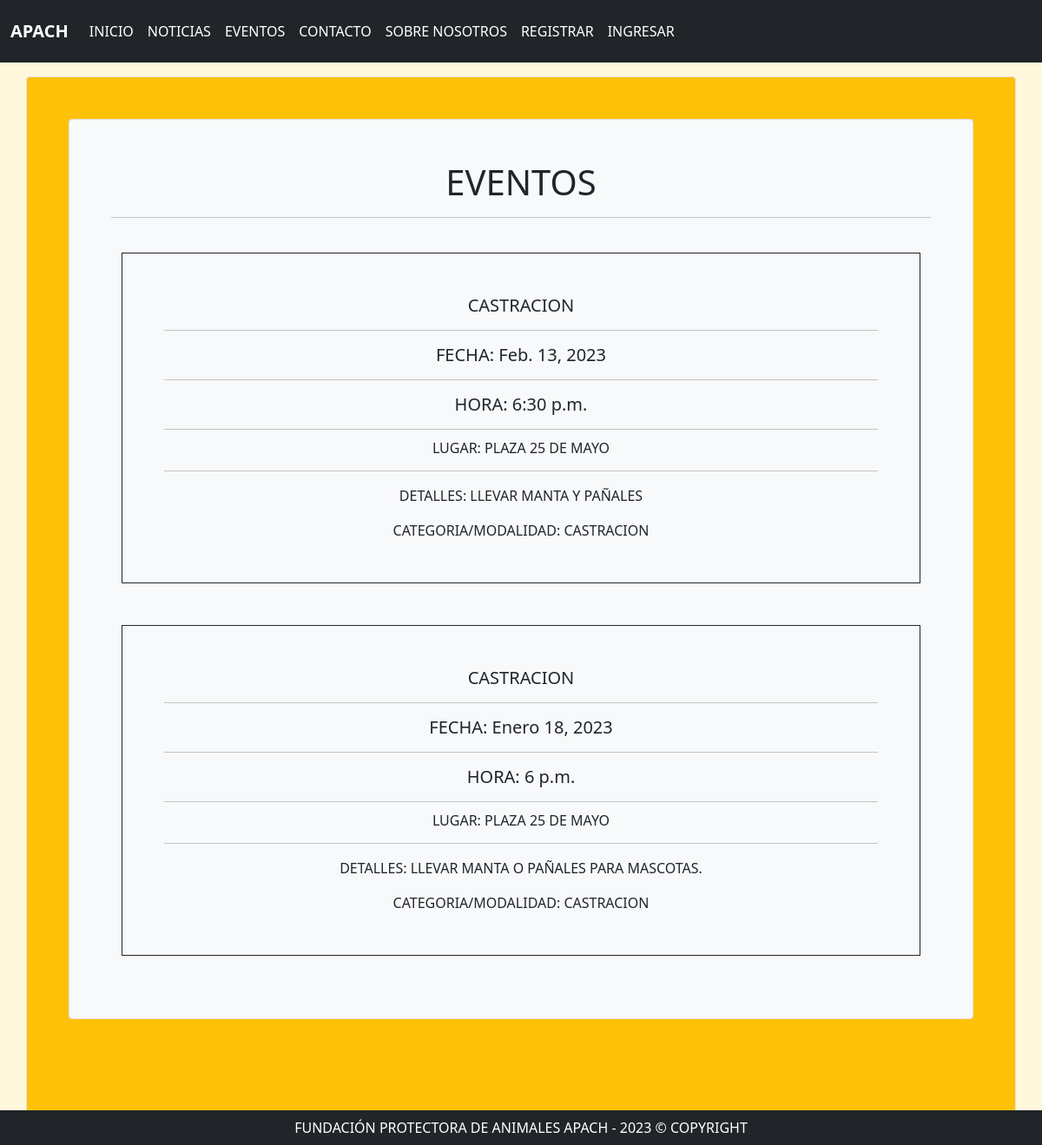
/eventos/listado/, run on the app's committed database.
### aplicaciones/eventos/models.py (models this page shows, shortened)
class Evento(models.Model):
    nombre = models.CharField(max_length=200)
    ubicacion = models.CharField(max_length=200)
    detalle = models.CharField(max_length=200, default=' ')
    fecha_evento = models.DateTimeField(auto_now=False, auto_now_add=False)
    costo = models.DecimalField(max_digits=12, decimal_places=2)
    categoria = models.ForeignKey(CategoriaEvento, on_delete=models.CASCADE)
    usuario = models.ForeignKey(User, on_delete=models.CASCADE)
    estado = models.BooleanField(default=True)
    fecha_creacion = models.DateTimeField(auto_now_add=True)
    fecha_modificacion = models.DateTimeField(auto_now=True)
    class Meta:
        ordering = ['-fecha_creacion']

class CategoriaEvento(models.Model):
    nombre = models.CharField(max_length=200)
    class Meta:
        verbose_name = "Categoria de Eventos"
        verbose_name_plural = "Categorias de Eventos"
    def __str__(self):
        return self.nombre

### aplicaciones/eventos/views.py (the view)
# urls.py: path('listado/', listado, name='listado_eventos'),
def listado(request):
    eventos = Evento.objects.all()
    return render(request, 'eventos/listado.html', {'eventos':eventos})

### templates/eventos/listado.html (shortened to what this page needs)
{% extends 'elementos/estructura.html' %}
{% block contenido %}
    <div class="container rounded border p-5 text-center bg-warning text-dark">
        <div class="container rounded border p-5 text-center bg-light text-dark">
            {% if categoria %}<h1> EVENTOS DE CATEGORIA {{categoria.nombre | upper}}</h1><hr>
            <a class="btn btn-dark form-control border-white" href="{% url 'listado_eventos' %}">VOLVER</a>
            {% else %}
        <h1>EVENTOS</h1><hr>
        {% endif %}
        {% for evento in eventos %}
        <div class="row">
            <div class="card-body bg-dark-pink-gradient border border-dark m-4 p-5">
                <h5 class="card-title text-center">{{ evento.nombre | upper }}</h5><hr>
                <h5 class="card-title text-center">FECHA: {{ evento.fecha_evento.date }}</h5><hr>
                <h5 class="card-title text-center">HORA: {{ evento.fecha_evento.time }}</h5><hr>
                <h6 class="card-subtitle mb-2">LUGAR: {{ evento.ubicacion | upper }}<br></h6><hr>
                <p class="card-text">DETALLES:  {{ evento.detalle | upper }}</p>
                <p class="card-text">CATEGORIA/MODALIDAD: {{ evento.categoria | upper }}</p>
            </div>
        </div>
        {% endfor %}
    </div>
    <br><br><br><br>
    <footer class="footer py-2 bg-dark text-center text-white fixed-bottom">
        <div class="container">
            FUNDACIÓN PROTECTORA DE ANIMALES APACH - 2023 © COPYRIGHT
        </div>
    </footer>
{% endblock %}

### static/css/custom.css (style rules this page uses)
body { background-color:#fff8dc; }

### data on the page
Evento: nombre "CASTRACION", fecha_evento "Feb. 13, 2023", fecha_evento.time "6:30 p.m.", ubicacion "PLAZA 25 DE MAYO", detalle "LLEVAR MANTA Y PAÑALES", categoria "CASTRACION"
Evento: nombre "CASTRACION", fecha_evento "Enero 18, 2023", fecha_evento.time "6 p.m.", ubicacion "PLAZA 25 DE MAYO", detalle "LLEVAR MANTA O PAÑALES PARA MASCOTAS.", categoria "CASTRACION"
